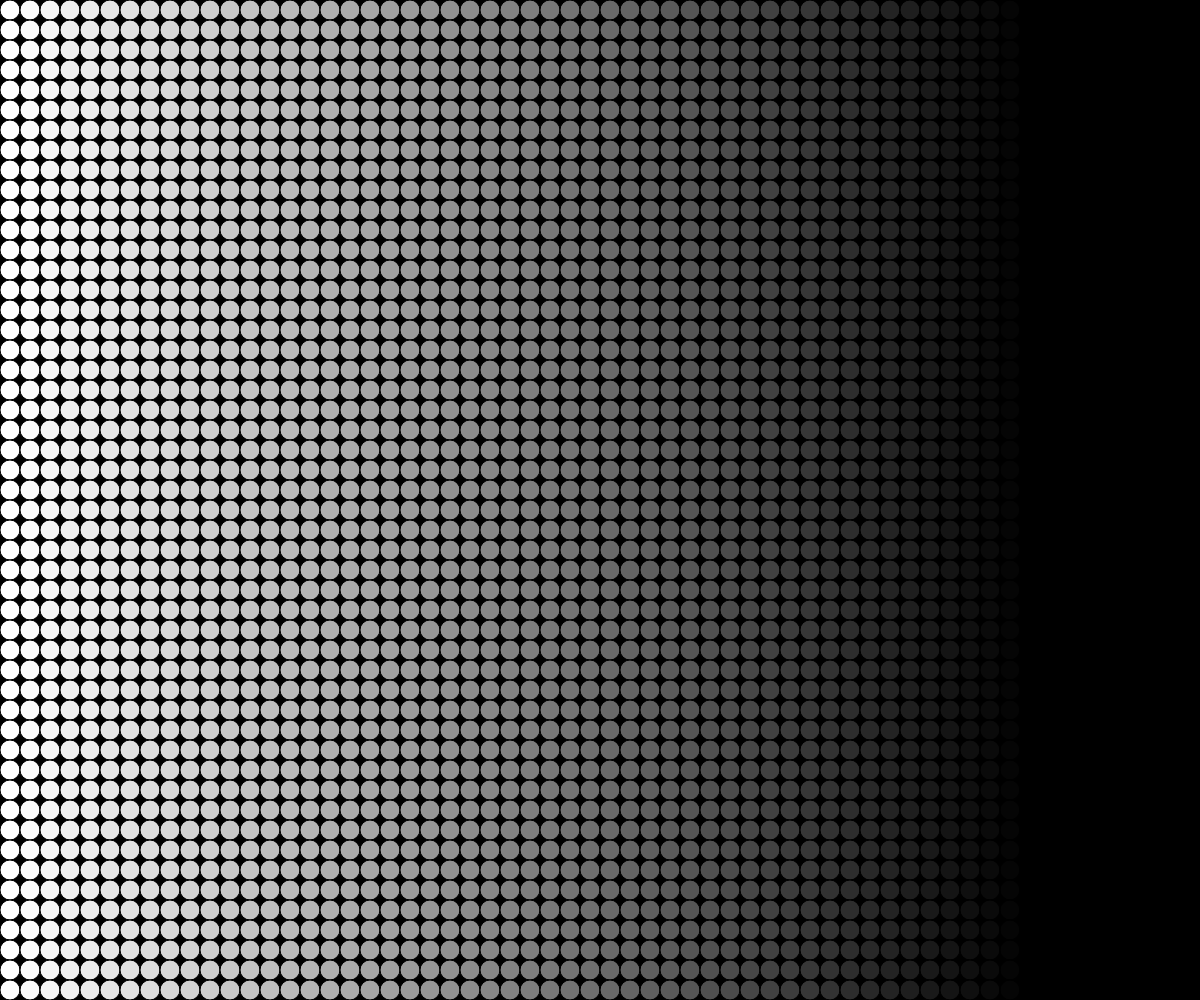
Frame 1 (no input)
Frame 60 (no input): identical to frame 1, image omitted
Frame 120 (the mouse pressed at the canvas centre since frame 60): identical to frame 1, image omitted

The p5.js sketch that drew this single still picture (run headless with seeded random() and noise() and a simulated clock; from frame 60 on, the mouse is pressed at the canvas centre):

// p5.js sketch
// ── sketch.js
//Priyanka Makin, 07/05/2017
//ATLS3000 - Code, BMP1
//For description, please see: www.priyankamakin.com/code/


function setup() {
	createCanvas(windowWidth, windowHeight);

}

function draw() {
	background(0);

	var color = 255;

	for(var i = 0; i < width; i += 20){
		for(var j = 0; j < height; j += 20){
			fill(color);
			ellipse(i+10, j+10, 20, 20);
		}
		color = color - 5;
	}
}

function windowResized(){
	createCanvas(windowWidth, windowHeight);
}
